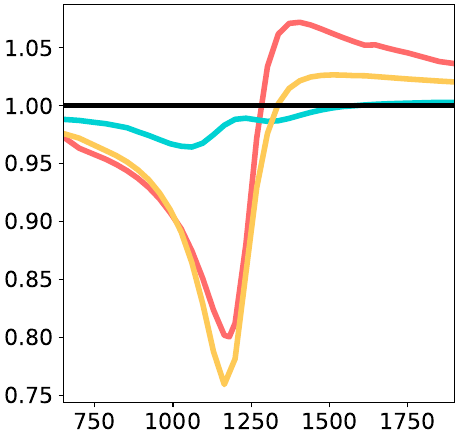

Generate this figure with Python:
from numpy import kron as ꕕ
from matplotlib import cm as colm
import numpy as np
import matplotlib.pyplot as plt
plt.rcParams.update({'font.size': 16})

width= 4.6
aspect_ratio= 1.0
fig_size = (width, width / aspect_ratio)
plt.figure(figsize=fig_size, constrained_layout=True)

width= 4.6
aspect_ratio= 1.05
fig_size = (width, width / aspect_ratio)
plt.figure(figsize=fig_size, constrained_layout=True)


dat5E7 = np.loadtxt("fig4f-5E-7.out")
dat2E6 = np.loadtxt("fig4f-2E-6.out")
dat5E6 = np.loadtxt("fig4f-5E-6.out")
#dat0125 = np.loadtxt("./structured/r_scan/light_matter_interaction_scan/rates_r_scan_c_5e-7_taum_100_tauc_1000_0.00125.out")




plt.plot(dat5E7[:,0], dat5E7[:,4]/dat5E7[0,4], c = '#ff6b6b' , lw = 4, solid_capstyle='round')
plt.plot(dat5E6[:,0], dat5E6[:,4]/dat5E6[0,4], c = '#00d2d3', lw = 4, solid_capstyle='round')
plt.plot(dat2E6[:,0], dat2E6[:,4]/dat2E6[0,4], c = '#feca57', lw = 4, solid_capstyle='round')

plt.plot(np.arange(0,3000), np.arange(0,3000)* 0 +1, lw = 4, c = 'black')
plt.xlim(650,1900)

plt.savefig('fig4f.pdf') 